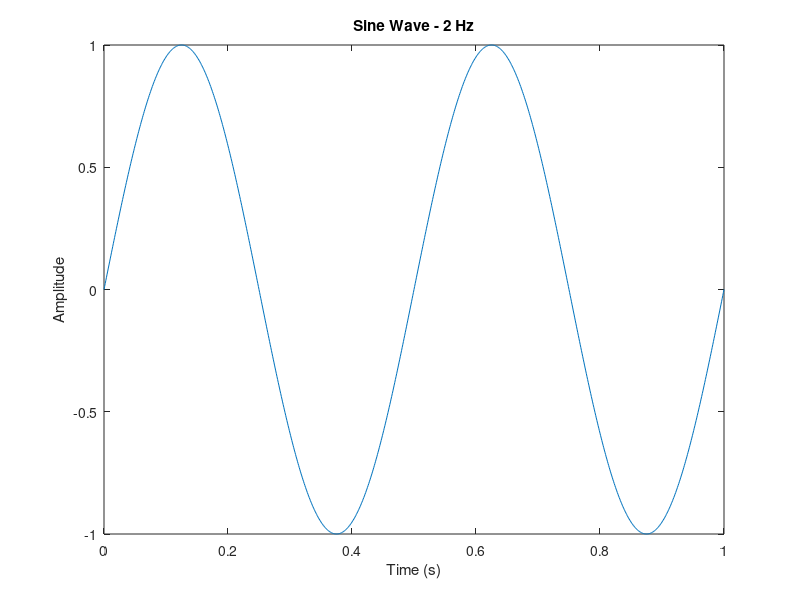

This chart was generated by the following MATLAB code:
% CS-419 Digital Signal Processing - Lab Session 01
% Omar Rashid | CS-23136
% Task # 1: Generate a script file which produces a sine wave with 2 Hz frequency.

t = 0:0.001:1;
f = 2;
y = sin(2*pi*f*t);

plot(t, y);
xlabel('Time (s)');
ylabel('Amplitude');
title('Sine Wave - 2 Hz');
